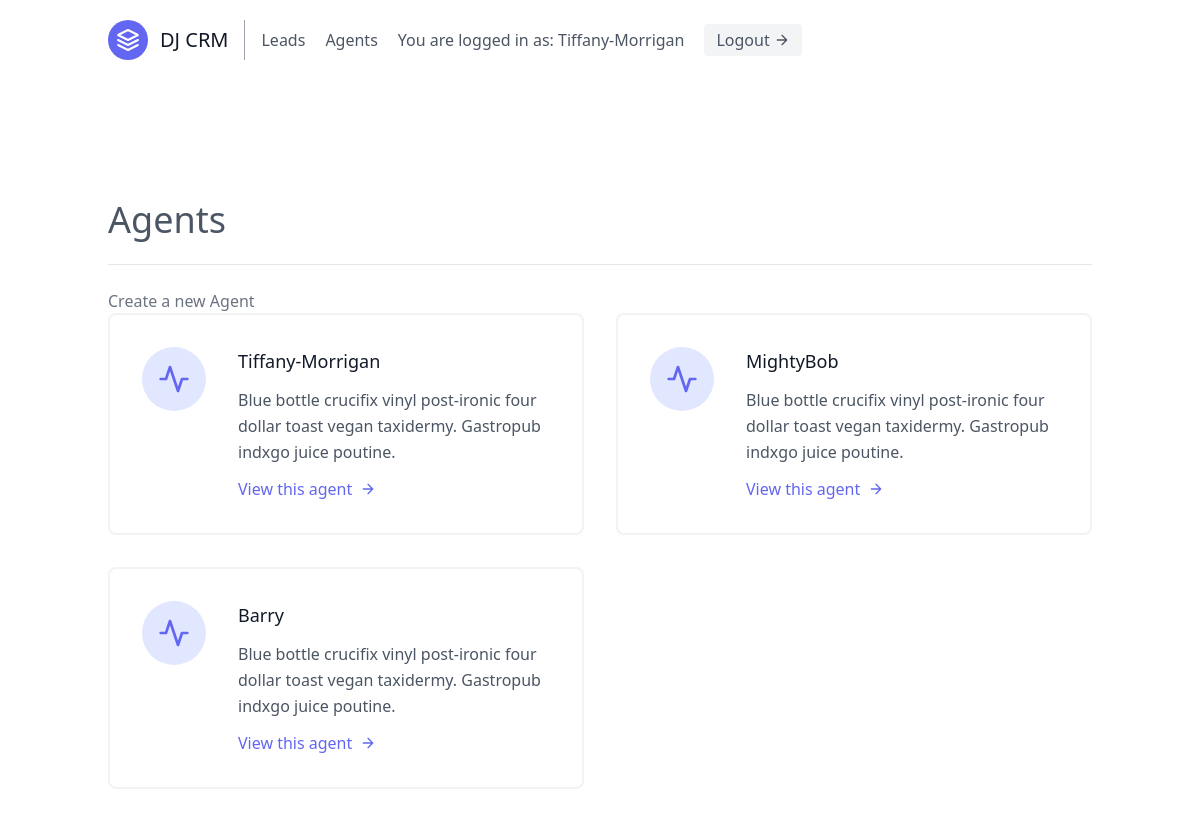
Screenshot of /agents/ (signed in) with the database file from the repository.
### leads/models.py (models this page shows, shortened)
class User(AbstractUser):
    is_organiser = models.BooleanField(default=True)
    is_agent = models.BooleanField(default=False)

class Agent(models.Model):
    user = models.OneToOneField(User, on_delete=models.CASCADE)
    organisation = models.ForeignKey(UserProfile, on_delete=models.CASCADE)

### agents/views.py (the view)
class AgentListView(OrganisorAndLoginRequiedMixin, generic.ListView):
    template_name = 'agents/agent_list.html'
    def get_queryset(self):
        organisation = self.request.user.userprofile
        return Agent.objects.filter(organisation=organisation)

### agents/mixins.py (called while the page is built)
    def dispatch(self, request, *args, **kwargs):
        if not request.user.is_authenticated or not request.user.is_organiser:
            return redirect("leads:lead-list")
        return super().dispatch(request, *args, **kwargs)

### agents/templates/agents/agent_list.html
{% extends 'base.html' %}
{% block content %}
<section class="text-gray-600 body-font">
  <div class="container px-5 py-24 mx-auto flex flex-wrap">
    <div class="w-full mb-6 py-6 flex justify-between items-center border-b border-gray-200">
        <h1 class="text-4xl gray-800">Agents</h1>
    </div>
        <a class="text-gray-500 hover:text-blue-500" href="{% url 'agents:agent-create' %}">Create a new Agent</a>
    <div class="flex flex-wrap -m-4">
    {% for agent in object_list %}
      <div class="p-4 lg:w-1/2 md:w-full">
        <div class="flex border-2 rounded-lg border-gray-200 border-opacity-50 p-8 sm:flex-row flex-col">
          <div class="w-16 h-16 sm:mr-8 sm:mb-0 mb-4 inline-flex items-center justify-center rounded-full bg-indigo-100 text-indigo-500 flex-shrink-0">
            <svg fill="none" stroke="currentColor" stroke-linecap="round" stroke-linejoin="round" stroke-width="2" class="w-8 h-8" viewBox="0 0 24 24">
              <path d="M22 12h-4l-3 9L9 3l-3 9H2"></path>
            </svg>
          </div>
          <div class="flex-grow">
            <h2 class="text-gray-900 text-lg title-font font-medium mb-3">
                {{ agent.user.username }}
            </h2>
            <p class="leading-relaxed text-base">
                Blue bottle crucifix vinyl post-ironic four dollar toast vegan taxidermy. Gastropub indxgo juice poutine.
            </p>
            <a href="{% url 'agents:agent-detail' agent.pk %}" class="mt-3 text-indigo-500 inline-flex items-center">
                View this agent
              <svg fill="none" stroke="currentColor" stroke-linecap="round" stroke-linejoin="round" stroke-width="2" class="w-4 h-4 ml-2" viewBox="0 0 24 24">
                <path d="M5 12h14M12 5l7 7-7 7"></path>
              </svg>
            </a>
          </div>
        </div>
      </div>
    {% endfor %}
    </div>
  </div>
</section>
{% endblock content%}

### templates/navbar.html (shortened to what this page needs)
<header class="text-gray-600 body-font">
  <div class="container mx-auto flex flex-wrap p-5 flex-col md:flex-row items-center">
    <a class="flex title-font font-medium items-center text-gray-900 mb-4 md:mb-0">
      <svg xmlns="http://www.w3.org/2000/svg" fill="none" stroke="currentColor" stroke-linecap="round" stroke-linejoin="round" stroke-width="2" class="w-10 h-10 text-white p-2 bg-indigo-500 rounded-full" viewBox="0 0 24 24">
        <path d="M12 2L2 7l10 5 10-5-10-5zM2 17l10 5 10-5M2 12l10 5 10-5"></path>
      </svg>
      <span class="ml-3 text-xl">DJ CRM</span>
    </a>
    <nav class="md:mr-auto md:ml-4 md:py-1 md:pl-4 md:border-l md:border-gray-400	flex flex-wrap items-center text-base justify-center">
        {% if not request.user.is_authenticated %}
          <a href="{% url 'signup' %}" class="mr-5 hover:text-gray-900">Signup</a>
        {% else %}
          {% if request.user.is_organiser %}
          <a href="{% url 'leads:lead-list' %}" class="mr-5 hover:text-gray-900">Leads</a>
          {% endif %}
          <a href="{% url 'agents:agent-list' %}" class="mr-5 hover:text-gray-900">Agents</a>
        {% endif %}
        {% if request.user.is_authenticated %}
          You are logged in as: {{ request.user.username }}
        <a href="{% url 'logout' %}" class="ml-5 inline-flex items-center bg-gray-100 border-0 py-1 px-3 focus:outline-none hover:bg-gray-200 rounded text-base mt-4 md:mt-0">
        Logout
            <svg fill="none" stroke="currentColor" stroke-linecap="round" stroke-linejoin="round" stroke-width="2" class="w-4 h-4 ml-1" viewBox="0 0 24 24">
            <path d="M5 12h14M12 5l7 7-7 7"></path>
            </svg>
    </a>
        {% endif %}
  </div>
</header>

### rows the page displays
User: user.username "Tiffany-Morrigan"
Agent: user.username "Tiffany-Morrigan"
Agent: user.username "MightyBob"
Agent: user.username "Barry"
